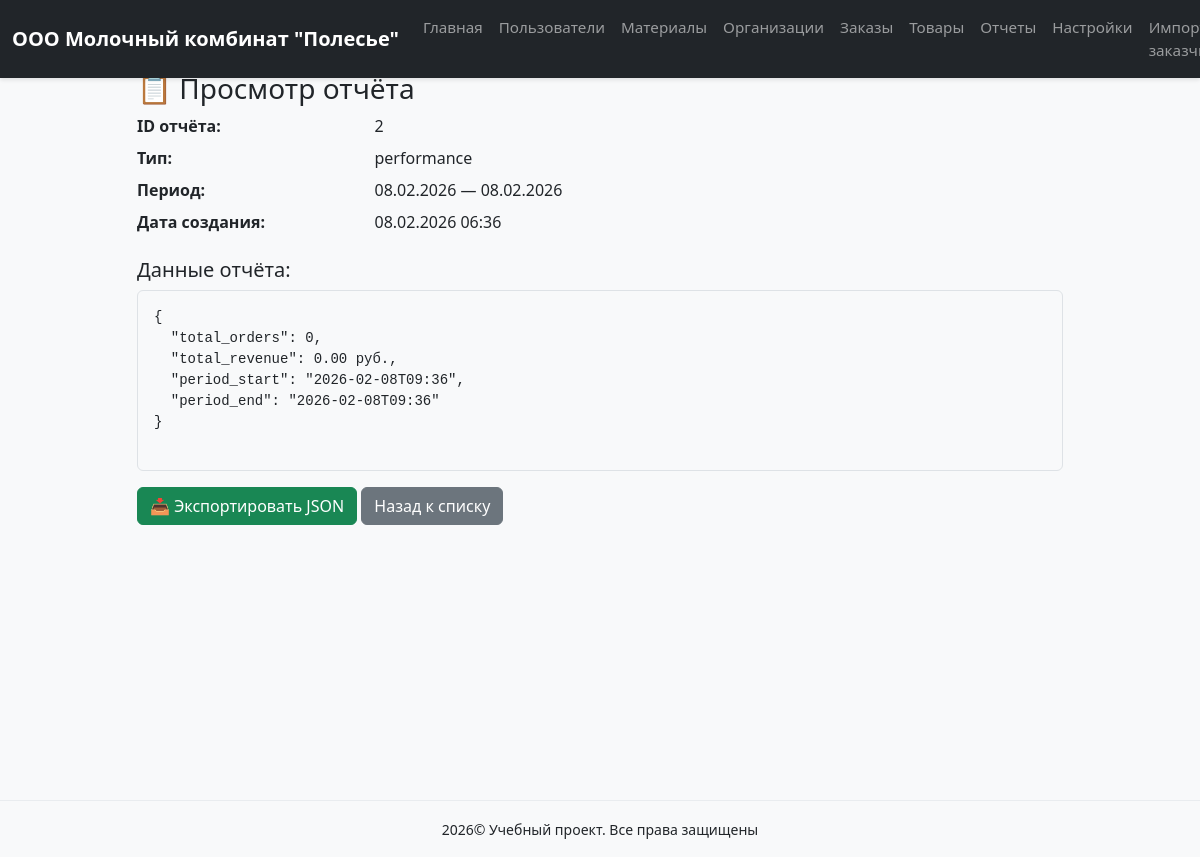
Page /report/2 (signed in) on the committed database.
### models.py (models this page shows, shortened)
class Report(db.Model):
    __tablename__ = 'reports'
    id = db.Column(db.Integer, primary_key=True)
    report_type = db.Column(db.String(50), nullable=False)
    period_start = db.Column(db.DateTime, nullable=False)
    period_end = db.Column(db.DateTime, nullable=False)
    data = db.Column(db.JSON)
    created_at = db.Column(db.DateTime, default=datetime.utcnow)

### routes.py (the view)
@main_bp.route('/report/<int:id>')
@login_required
def view_report(id):
    report = Report.query.get_or_404(id)
    return render_template('view_report.html', report=report)

### app.py (called while the page is built)
def create_app():
    app = Flask(__name__)
    app.config.from_object('config.DevelopmentConfig')
    app.jinja_env.globals.update(enumerate=enumerate)
    db.init_app(app)
    login_manager.init_app(app)
    login_manager.login_view = 'main.login'
    with app.app_context():
        from models import User
        @login_manager.user_loader
        def load_user(user_id):
            return db.session.get(User, int(user_id))
        from routes import main_bp
        app.register_blueprint(main_bp)
        @app.errorhandler(404)
        def not_found_error(error):
            return render_template('errors/404.html'), 404
        @app.errorhandler(500)
        def internal_error(error):
            db.session.rollback()
            return render_template('errors/500.html'), 500
        db.create_all()
        create_admin_user()
    return app

### templates/view_report.html (shortened to what this page needs)
{% extends "base.html" %}
{% block content %}
<div class="row justify-content-center">
    <div class="col-md-10">
        <h3>📋 Просмотр отчёта</h3>
        <dl class="row">
            <dt class="col-sm-3">ID отчёта:</dt>
            <dd class="col-sm-9">{{ report.id }}</dd>
            <dt class="col-sm-3">Тип:</dt>
            <dd class="col-sm-9">{{ report.report_type }}</dd>
            <dt class="col-sm-3">Период:</dt>
            <dd class="col-sm-9">
                {% if report.period_start %}
                    {{ report.period_start.strftime('%d.%m.%Y') }}
                {% else %}—{% endif %}
                —
                {% if report.period_end %}
                    {{ report.period_end.strftime('%d.%m.%Y') }}
                {% else %}—{% endif %}
            </dd>
            <dt class="col-sm-3">Дата создания:</dt>
            <dd class="col-sm-9">{{ report.created_at.strftime('%d.%m.%Y %H:%M') }}</dd>
        </dl>
        <h5>Данные отчёта:</h5>
        <pre class="bg-light p-3 rounded border">
{
  "total_orders": {{ report.data.total_orders }},
  "total_revenue": {{ "%.2f"|format(report.data.total_revenue) }} руб.,
  "period_start": "{{ report.data.period_start }}",
  "period_end": "{{ report.data.period_end }}"
}
        </pre>
        <div class="mt-3">
            <a href="{{ url_for('main.export_report', id=report.id) }}" class="btn btn-success">📥 Экспортировать JSON</a>
            <a href="{{ url_for('main.reports_list') }}" class="btn btn-secondary">Назад к списку</a>
        </div>
    </div>
</div>
{% endblock %}

### static/css/style.css (style rules this page uses)
html, body { height: 100%; font-family: 'Segoe UI', Tahoma, Geneva, Verdana, sans-serif; background-color: #f8f9fa; margin: 0; padding: 0; }

### rows in the picture
Report: id "2", report_type "performance", period_start "08.02.2026", period_end "08.02.2026", created_at "08.02.2026 06:36", data.total_orders "0", data.total_revenue "0.00", data.period_start "2026-02-08T09:36", data.period_end "2026-02-08T09:36"
